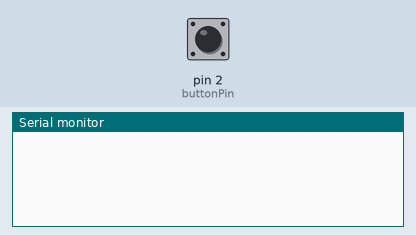
Simulated run of this sketch. Board: Arduino Uno, built with avr-gcc and run on an emulated ATmega328P. On the bench: the last lines printed to the serial monitor. The inputs (shaded band) are chosen by the test bench; at power-on: pin 2 (buttonPin) LOW.

Above: at 1.2 s.
1.3 s: pin 2 (buttonPin) pulled HIGH for 0.15 s
At 2.5 s:
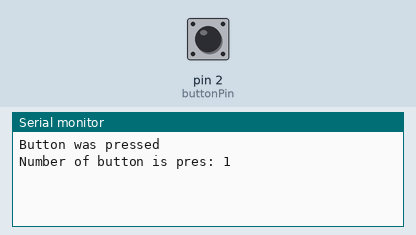
2.9 s: pin 2 (buttonPin) pulled HIGH for 1 s
At 4.9 s:
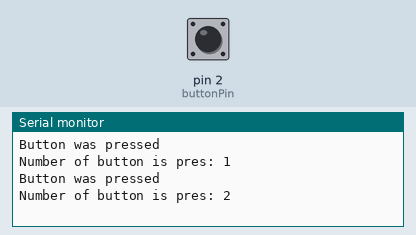
5.4 s: pin 2 (buttonPin) pulled HIGH for 0.15 s
At 6.8 s:
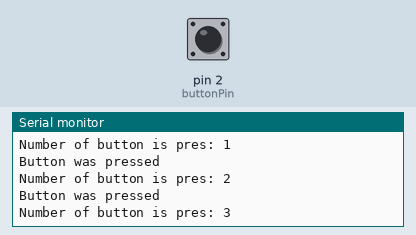

The sketch:

Button_was_pressed.ino
```cpp
const int  buttonPin = 2;

int buttonPushCounter = 0;
int buttonState = 0;
int lastButtonState = 0;

void setup() {
  pinMode(buttonPin, INPUT);
  Serial.begin(9600);
}


void loop() {
  buttonState = digitalRead(buttonPin);

  if (buttonState != lastButtonState) {
    if (buttonState == HIGH) {
      buttonPushCounter++;
    } else {
      Serial.println("Button was pressed");
      Serial.print("Number of button is pres: ");
      Serial.println(buttonPushCounter);
    }
    delay(50);
  }
  lastButtonState = buttonState;
}
```

Measured:
- after the input at 1.3 s, the serial monitor: prints a new line after 0.15 s (image 1)
- after the input at 2.9 s, the serial monitor: prints a new line after 1.0 s (image 2)
- after the input at 5.4 s, the serial monitor: prints a new line after 0.17 s (image 3)
